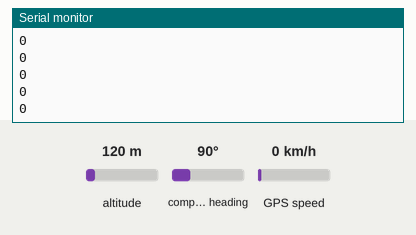
The sketch below on a simulated ESP32. Parts: the last lines printed to the serial monitor. The test bench sets the inputs (shaded band); at power-on: altitude 120 m, compass heading 90°, GPS speed 0 km/h. WiFi joins after 1.5 s; servers stay silent unless stated; the GPS gets a fix after 3 s at 37.7749, -122.4194 with 8 satellites.

Above: at 4.7 s.
4.8 s: altitude set to 20 m
At 6.0 s:
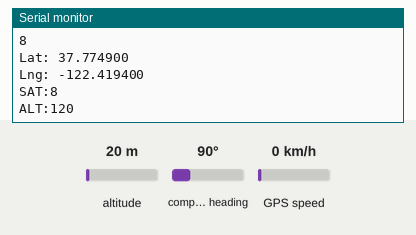
7.0 s: altitude set to 250 m
At 8.0 s:
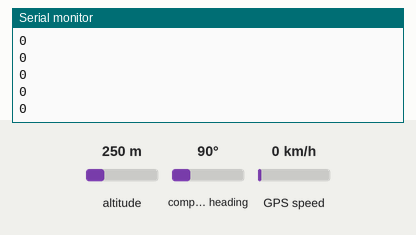
Timing chart, 0 to 10.0 s (numbered marks = the images above; inputs shaded):
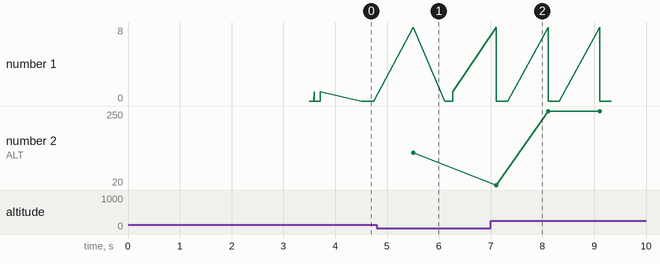

Measured:
- plotted number 2: 120 → 250 after the input at 7.0 s

The sketch:

final_gps.ino
```cpp
#include <Adafruit_SSD1306.h>
#include <splash.h>
#include <Wire.h>
#include <TinyGPS++.h>

#include <NewPing.h>
#include <WiFi.h>
#include <Firebase_ESP_Client.h>


#include "addons/TokenHelper.h"
#include "addons/RTDBHelper.h"
#define WIFI_SSID "wifi_name"
#define WIFI_PASSWORD "wifi_password"
#define API_KEY "AIzaSyBHU4RdWH-Gd_xgW13hrASRx8wkCPFETUo"
#define DATABASE_URL "https://esp-32-data-bc47b-default-rtdb.asia-southeast1.firebasedatabase.app"

//Define Firebase Data object
FirebaseData fbdo;
FirebaseAuth auth;
FirebaseConfig config;

unsigned long sendDataPrevMillis = 0;
bool signupOK = false;

#define RXD2 16
#define TXD2 17
HardwareSerial neogps(1);

TinyGPSPlus gps;

void setup() {
  Serial.begin(9600);
  neogps.begin(9600, SERIAL_8N1, RXD2, TXD2);
  delay(2000);
  WiFi.begin(WIFI_SSID, WIFI_PASSWORD);
  Serial.print("Connecting to Wi-Fi");
  while (WiFi.status() != WL_CONNECTED){
    Serial.print(".");
    delay(300);
  }
  Serial.println();
  Serial.print("Connected with IP: ");
  Serial.println(WiFi.localIP());
  Serial.println();

  /* Assign the api key (required) */
  config.api_key = API_KEY;

  /* Assign the RTDB URL (required) */
  config.database_url = DATABASE_URL;

  /* Sign up */
  if (Firebase.signUp(&config, &auth, "", "")){
    Serial.println("ok");
    signupOK = true;
  }
  else{
    Serial.printf("%s\n", config.signer.signupError.message.c_str());
  }

  /* Assign the callback function for the long running token generation task */
  config.token_status_callback = tokenStatusCallback; //see addons/TokenHelper.h

  Firebase.begin(&config, &auth);
  Firebase.reconnectWiFi(true);
}

void loop() {
  boolean newData = false;
  for (unsigned long start = millis(); millis() - start < 1000;)
  {

    while (neogps.available())
    {
      Serial.println(gps.encode(neogps.read()));
      if (gps.encode(neogps.read()))
      {
        newData = true;
      }
    }
  }

  if(newData == true)
  {
    newData = false;
    Serial.println(gps.satellites.value());
    print_location();
  }
  else
  {
    Serial.println(gps.encode(neogps.read()));

    Serial.println("No Data, please move to a better location because newdata is false");
  }

}

void print_location()
{
  if (gps.location.isValid() == 1){
    Serial.print("Lat: ");
    Serial.println(gps.location.lat(),6);
    Serial.print("Lng: ");
    Serial.println(gps.location.lng(),6);
    Serial.print("SAT:");
    Serial.println(gps.satellites.value());
    Serial.print("ALT:");
    Serial.println(gps.altitude.meters(), 0);
    if (Firebase.ready() && signupOK && (millis() - sendDataPrevMillis > 15000 || sendDataPrevMillis == 0)){
      sendDataPrevMillis = millis();
      Firebase.RTDB.setInt(&fbdo, "location/lat", gps.location.lat());
      Firebase.RTDB.setInt(&fbdo, "location/lng", gps.location.lng());
      Firebase.RTDB.setInt(&fbdo, "location/sat", gps.satellites.value());
      Firebase.RTDB.setInt(&fbdo, "location/alt", gps.altitude.meters());
    }
  }
  else
  {
    Serial.println("No Data, please move to a better location");
  }

}
```
